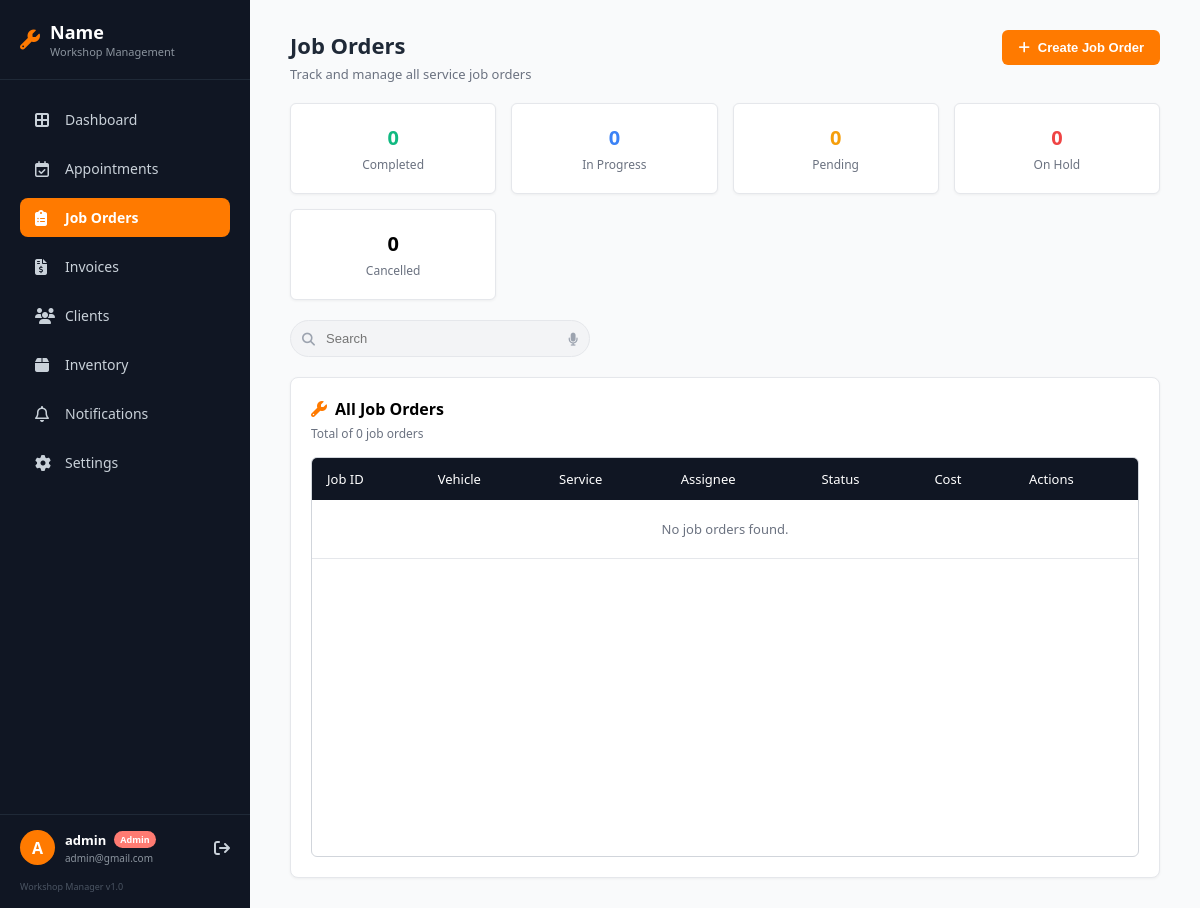
Before: /job_orders.php (signed in) with the older database file.
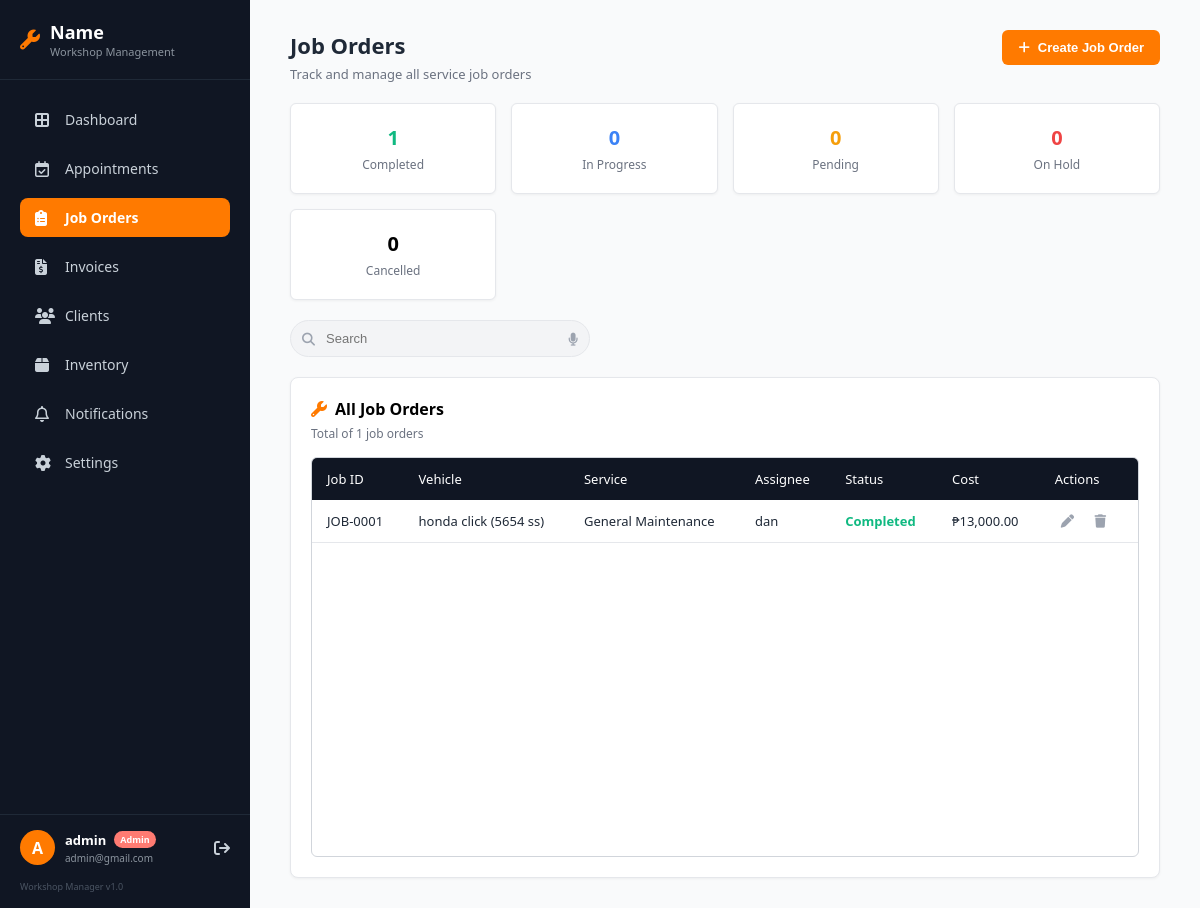
After: the same page with the newer database file.
### tables this page shows
CREATE TABLE `job_orders` (
  `id` int(11) NOT NULL,
  `appointment_id` int(11) NOT NULL,
  `assignee` varchar(100) DEFAULT NULL,
  `status` enum('Pending','Confirmed','In Progress','On Hold','Completed','Cancelled') DEFAULT 'Pending',
  `cost` decimal(10,2) DEFAULT 0.00,
  `created_at` timestamp NOT NULL DEFAULT current_timestamp()
);

CREATE TABLE `vehicles` (
  `id` int(11) NOT NULL,
  `user_id` int(11) NOT NULL,
  `make_model` varchar(100) NOT NULL,
  `year` int(4) NOT NULL,
  `plate_number` varchar(20) NOT NULL,
  `engine_type` enum('Gasoline','Diesel','Electric','Hybrid') NOT NULL,
  `vin` varchar(50) DEFAULT NULL,
  `notes` text DEFAULT NULL,
  `created_at` timestamp NOT NULL DEFAULT current_timestamp()
);

CREATE TABLE `appointments` (
  `id` int(11) NOT NULL,
  `user_id` int(11) NOT NULL,
  `vehicle_id` int(11) NOT NULL,
  `service_type` varchar(100) NOT NULL,
  `appointment_date` date NOT NULL,
  `appointment_time` time NOT NULL,
  `mechanic_preference` varchar(100) DEFAULT NULL,
  `notes` text DEFAULT NULL,
  `status` enum('Pending','Confirmed','In Progress','On Hold','Completed','Cancelled') DEFAULT 'Pending',
  `created_at` timestamp NOT NULL DEFAULT current_timestamp()
);

### job_orders.php (the view, shortened to what the changed rows need)
<?php
require 'db.php';
$statsQuery = "SELECT status, COUNT(*) as count FROM job_orders GROUP BY status";
$statsStmt = $pdo->query($statsQuery);
$statusCounts = $statsStmt->fetchAll(PDO::FETCH_KEY_PAIR);
$countCompleted = $statusCounts['Completed'] ?? 0;
$totalJobOrders = array_sum($statusCounts);
?>
<!DOCTYPE html>
<html lang="en">
<head>
    <link rel="stylesheet" href="https://cdnjs.cloudflare.com/ajax/libs/font-awesome/6.4.0/css/all.min.css">
</head>
<body>
    <aside class="sidebar">
        <div class="sidebar-header">
            <div>
                <h2>Name</h2>
            </div>
        </div>
    </aside>
    <main class="main-content">
        <div class="top-header">
            <div>
                <h1>Job Orders</h1>
            </div>
        </div>
        <div class="stats-grid">
            <div class="stat-card">
                <h3 class="text-green"><?php echo $countCompleted; ?></h3>
                <p>Completed</p>
            </div>
        </div>
        <div class="table-card">
           <div class="table-card-header">
                <h2><i class="fa-solid fa-wrench"></i> All Job Orders</h2>
                <p>Total of <?php echo $totalJobOrders; ?> job orders</p>
            </div>
            <div class="table-wrapper">
                <table>
                    <thead>
                        <tr>
                            <th>Job ID</th>
                            <th>Vehicle</th>
                            <th>Service</th>
                            <th>Assignee</th>
                            <th>Status</th>
                            <th>Cost</th>
                            <th>Actions</th>
                        </tr>
                    </thead>
                                    <tbody>
                        <?php
                        $query = "
                            SELECT
                                jo.id as job_id,
                                v.make_model,
                                v.plate_number,
                                a.service_type,
                                jo.assignee,
                                jo.status,
                                jo.cost
                            FROM job_orders jo
                            JOIN appointments a ON jo.appointment_id = a.id
                            JOIN vehicles v ON a.vehicle_id = v.id
                            ORDER BY jo.created_at DESC
                        ";
                        $stmt = $pdo->query($query);
                        $job_orders = $stmt->fetchAll();
                        if (count($job_orders) > 0) {
                            foreach ($job_orders as $job) {
                                $statusColor = '#1f2937';
                                if ($job['status'] == 'Completed') $statusColor = '#10b981';
                                echo "<tr>";
                                echo "<td>JOB-" . str_pad($job['job_id'], 4, '0', STR_PAD_LEFT) . "</td>";
                                echo "<td>" . htmlspecialchars($job['make_model'] . " (" . $job['plate_number'] . ")") . "</td>";
                                echo "<td>" . htmlspecialchars($job['service_type']) . "</td>";
                                echo "<td>" . htmlspecialchars($job['assignee']) . "</td>";
                                echo "<td style='color: {$statusColor}; font-weight: 600;'>" . htmlspecialchars($job['status']) . "</td>";
                                echo "<td>₱" . number_format($job['cost'], 2) . "</td>";
                                $escapedAssignee = htmlspecialchars(addslashes($job['assignee']));
                                echo "<td>
                                        <button class='action-btn' onclick=\"openEditModal('{$job['job_id']}', '{$escapedAssignee}', '{$job['status']}', '{$job['cost']}')\" title='Edit'>
                                            <i class='fa-solid fa-pen'></i>
                                        </button>
                                        <button class='action-btn' title='Delete'><i class='fa-solid fa-trash'></i></button>
                                    </td>";
                                echo "</tr>";
                            }
                        } else {
                            echo "<tr><td colspan='7' style='text-align:center; padding: 20px; color: var(--text-muted);'>No job orders found.</td></tr>";
                        }
                        ?>
                    </tbody>
                </table>
            </div>
        </div>
    </main>
</body>
</html>

Changed rows visible on the page:
added job_orders: id "0001", vehicles.make_model+plate_number "honda click (5654 ss)", appointment.service_type "General Maintenance", assignee "dan", status "Completed", cost "13,000.00"
Other visible differences:
$countCompleted: "0" → "1"
$totalJobOrders: "0" → "1"
text no longer shown: "No job orders found."
